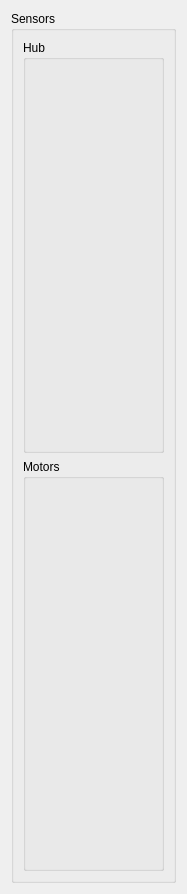
<?xml version="1.0" encoding="UTF-8"?>
<ui version="4.0">
 <class>Form</class>
 <widget class="QWidget" name="Form">
  <property name="geometry">
   <rect>
    <x>0</x>
    <y>0</y>
    <width>187</width>
    <height>894</height>
   </rect>
  </property>
  <property name="windowTitle">
   <string>Form</string>
  </property>
  <layout class="QVBoxLayout" name="verticalLayout">
   <item>
    <widget class="QGroupBox" name="groupBox_5">
     <property name="enabled">
      <bool>true</bool>
     </property>
     <property name="title">
      <string>Sensors</string>
     </property>
     <layout class="QVBoxLayout" name="verticalLayout_5">
      <item>
       <widget class="QGroupBox" name="groupBox_7">
        <property name="title">
         <string>Hub</string>
        </property>
       </widget>
      </item>
      <item>
       <widget class="QGroupBox" name="groupBox_8">
        <property name="title">
         <string>Motors</string>
        </property>
       </widget>
      </item>
     </layout>
    </widget>
   </item>
  </layout>
 </widget>
 <resources/>
 <connections/>
</ui>
